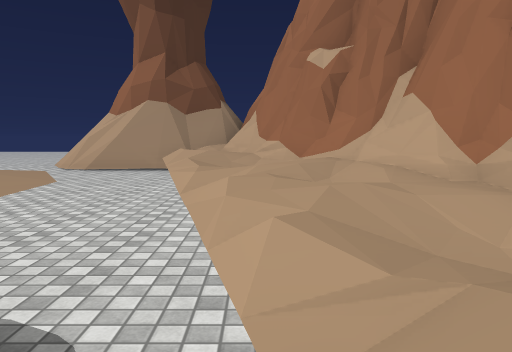
view 1 (above)

21 first-person views from a walk through a scene from a Unity 3-D project. The camera is 1.5 m above the floor, tilts 6° down and sees 70° across. Doors are open. The floor is counted in squares, 2 m on a side. Each view is taken from the middle of a square. On the plan, view 1 faces up. The plan holds only what a view shows up to about 11 squares ahead; the rest is blank. The place goes on beyond the plan. Some surface patterns are stand-ins.

view 2
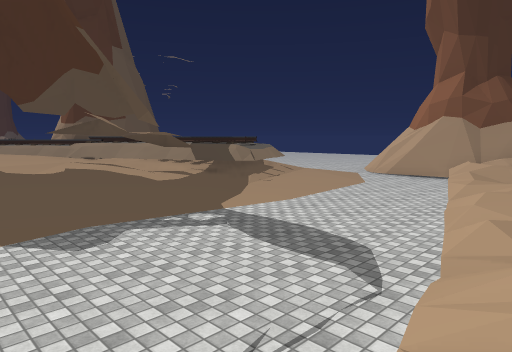

view 3
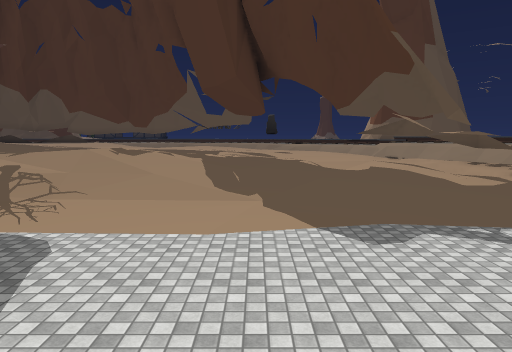

view 4
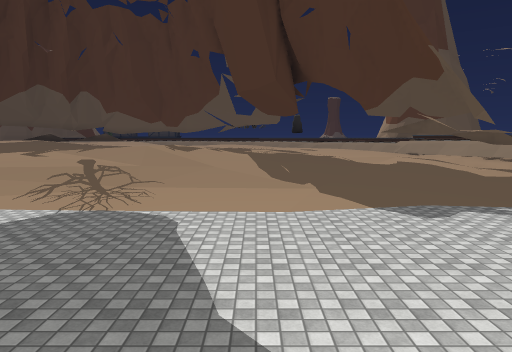

view 5
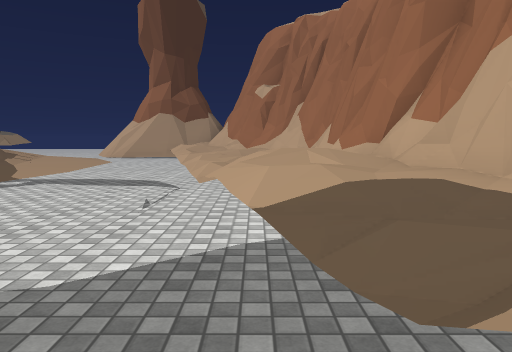

view 6
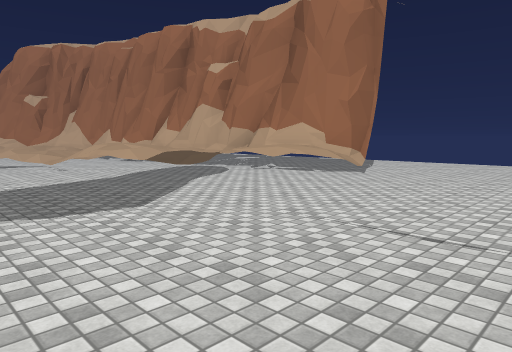

view 7
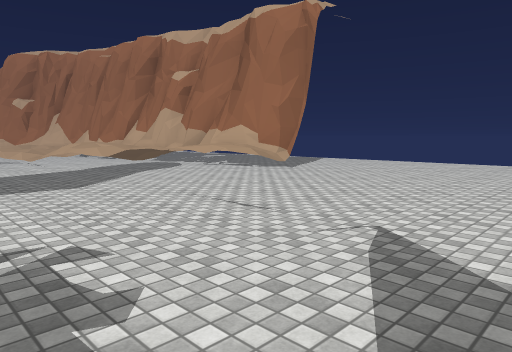

view 8
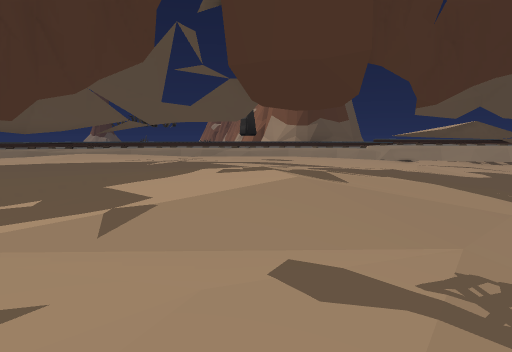

view 9
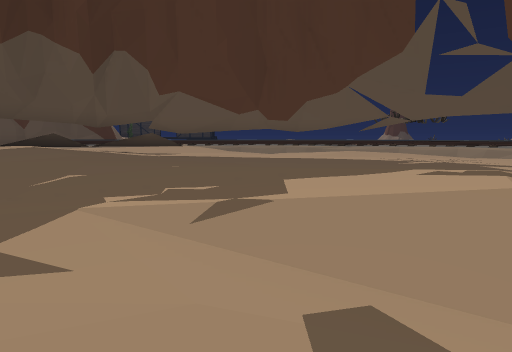

view 10
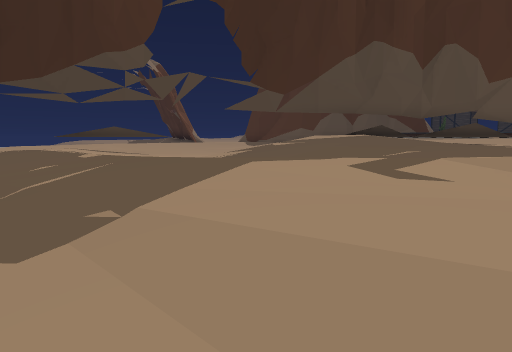

view 11
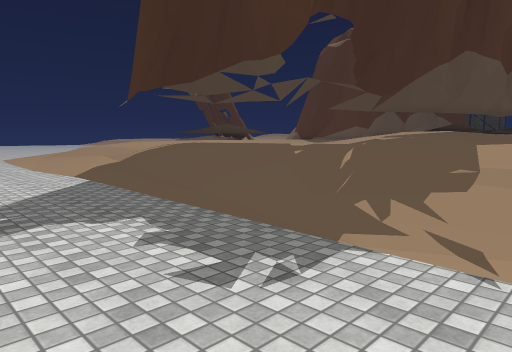

view 12
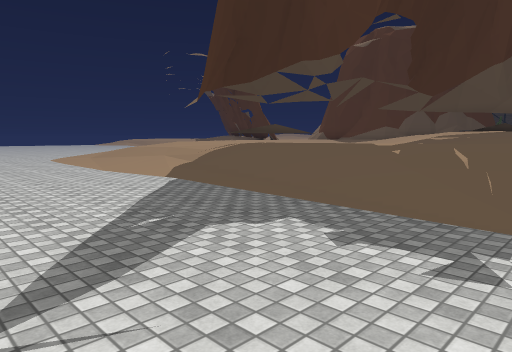

view 13
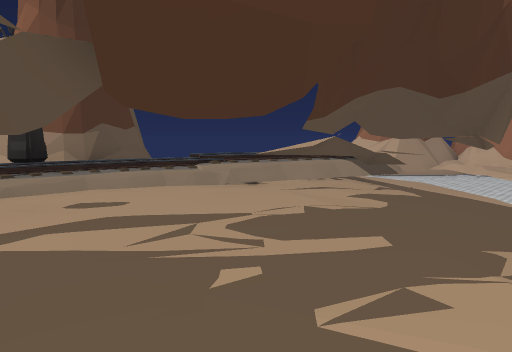

view 14
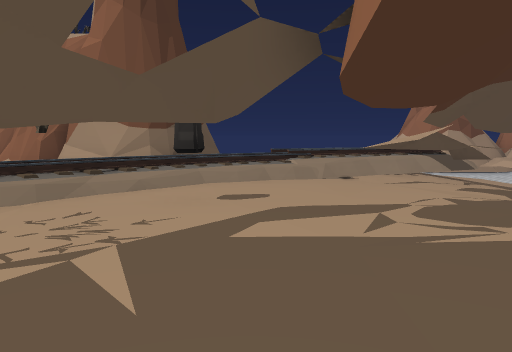

view 15
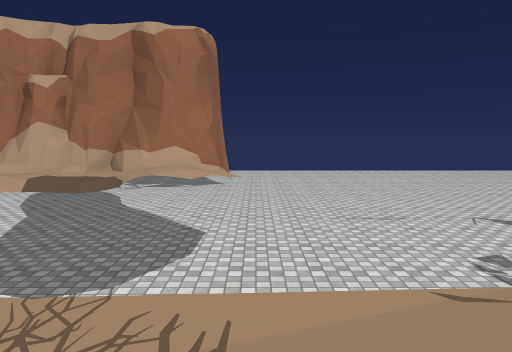

view 16
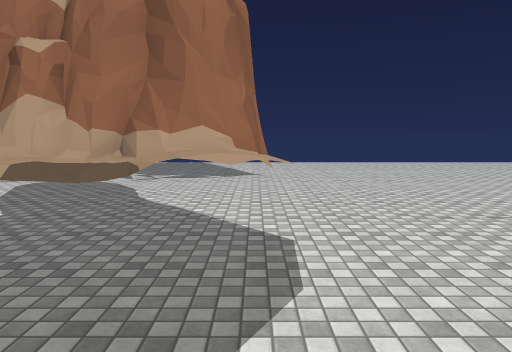

view 17
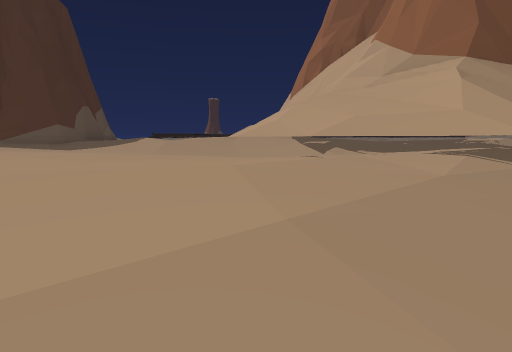

view 18
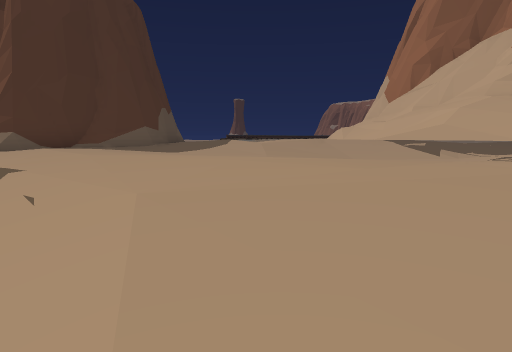

view 19
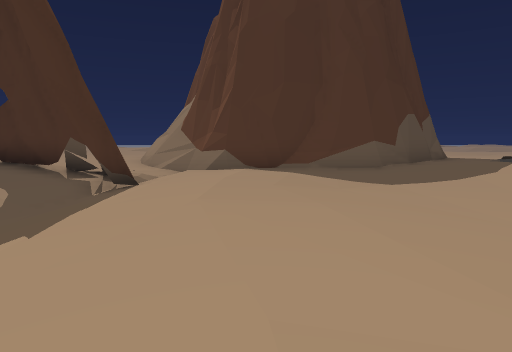

view 20
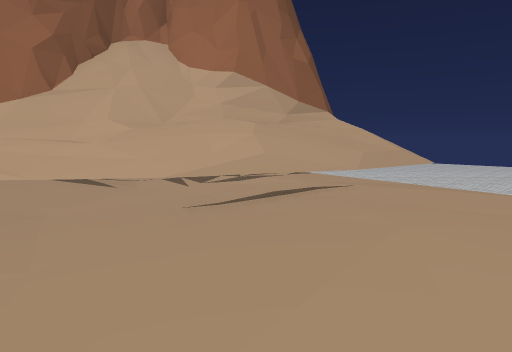

view 21
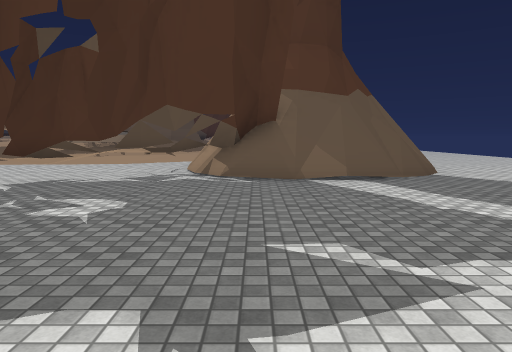

### Floor plan
Key: @ floor where view 1 was taken; # wall or solid block; x gap in a wall; . main floor; : floor 0.25 m higher than the main floor; + floor 0.75 m higher than the main floor; * floor 1 m higher than the main floor; % floor 1.25 m higher than the main floor; & floor 1.5 m higher than the main floor; $ floor 1.75 m higher than the main floor; / step, stairs or slope; = window, fence, low wall or low ledge; ^ raised ledge; R rock.
Columns run from 18 left of view 1 to 8 right of it. Each row starts with its distance up from view 1.
 17               ..
 16               ....
 15               .....
 14                 ##...
 13                  ##...
 12                  ##.....
 11            ..##  ##......
 10            ..==^^##.......
  9             ./###=#......
  8              /..=#......
  7             //..//#...
  6             =/.../##.
  5 #     #     x//..///.
  4 ###  ##  =##==:..///#
  3  ######==#=##//...//#
  2     /x$#===## :...///#
  1     //$#=#*+//....///#
  0    #// = **////...@//#
 -1    ///R  **///.....//x
 -2    ///R%%**////....//#.
 -3    /%#/%%//////....///#...
 -4   =//##%%//////...../#....
 -5  //%/#%%%//////.....//#...
 -6  //%/#%%%&&////.....//#....
 -7   /%/#%%%&/////............
 -8   /%/#%&%&//////...........
 -9   &&/#&&&%%/////...........
-10   $/=#/$&/%%////...........
-11   &&//#$&//%%///..........
-12   /& /#$//*/%///..........
-13   =   /#//*/%///..  ......
-14 &/   ///*+*/%///..    ..
-15 #&/////=#++/%///..
-16 #//////+/#*%%///..
-17 ##///***/*=x##//...
-18  #%%***//%%%%///...
-19  #%%%%%%%%%%////.
-20  #%%%%%%%%%/////.
-21 ##%%%%%%%//////..
-22 #////////////
-23 ** #///  ////

Where each view was taken, in squares from view 1:
view 1: 0 up, 0 right, facing up
view 2: 2 down, 1 right, facing up-left
view 3: 2 down, 1 right, facing left
view 4: 3 down, 2 right, facing left
view 5: 5 down, 1 right, facing up
view 6: 10 down, 3 left, facing up-right
view 7: 12 down, 3 left, facing up-right
view 8: 8 down, 5 left, facing up-left
view 9: 7 down, 5 left, facing left
view 10: 7 down, 4 left, facing down-left
view 11: 8 down, 1 left, facing down-left
view 12: 9 down, 0 right, facing down-left
view 13: 6 down, 9 left, facing up
view 14: 6 down, 11 left, facing up
view 15: 7 down, 6 left, facing right
view 16: 6 down, 4 left, facing right
view 17: 21 down, 4 left, facing up-left
view 18: 23 down, 6 left, facing up-left
view 19: 20 down, 8 left, facing left
view 20: 20 down, 12 left, facing up-right
view 21: 10 up, 7 right, facing left
